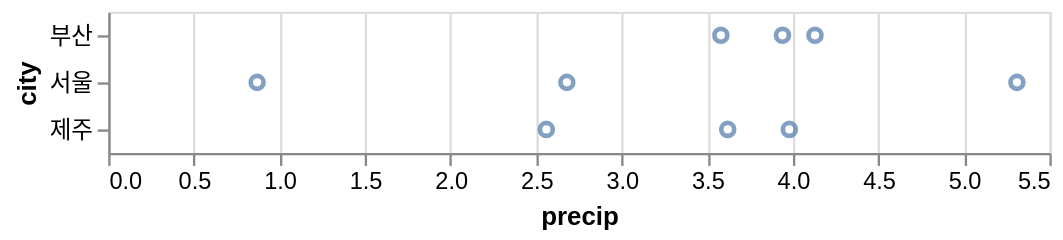

Notebook source saved alongside this figure:
### Markdown cell above
`encode()` 메서드는 필드 이름을 통해 접근되는 데이터 세트의 필드에 인코딩 채널(`x`, `y`, `color`, `shape`, `size` 등) 간의 키-값 매핑을 구축합니다. Pandas 데이터 프레임의 경우, Altair는 매핑된 열에 적절한 데이터 유형을 자동으로 결정합니다. 이 경우 순서가 없는 범주형 값을 나타내는 *명목형(nominal)* 유형입니다.

하나의 속성으로 데이터를 분리했지만, 여전히 각 범주 내에서 여러 점이 겹쳐 있습니다. `'precip'` 필드에 매핑된 `x` 인코딩 채널을 추가하여 더 분리해 보겠습니다:

### Code cell
alt.Chart(df).mark_point().encode(
    x='precip',
    y='city'
)

### Figure 1 — Vega-Lite specification as saved in the notebook (floating-point values rounded to 4 significant figures)
{"config": {"view": {"continuousWidth": 400, "continuousHeight": 300}}, "data": {"name": "data-fdfbb22e8e0e89f6556d8a3b434b0c97"}, "mark": "point", "encoding": {"x": {"type": "quantitative", "field": "precip"}, "y": {"type": "nominal", "field": "city"}}, "$schema": "https://vega.github.io/schema/vega-lite/v4.8.1.json", "datasets": {"data-fdfbb22e8e0e89f6556d8a3b434b0c97": [{"city": "서울", "month": "4월", "precip": 2.68}, {"city": "서울", "month": "8월", "precip": 0.87}, {"city": "서울", "month": "12월", "precip": 5.31}, {"city": "부산", "month": "4월", "precip": 3.94}, {"city": "부산", "month": "8월", "precip": 4.13}, {"city": "부산", "month": "12월", "precip": 3.58}, {"city": "제주", "month": "4월", "precip": 3.62}, {"city": "제주", "month": "8월", "precip": 3.98}, {"city": "제주", "month": "12월", "precip": 2.56}]}}
